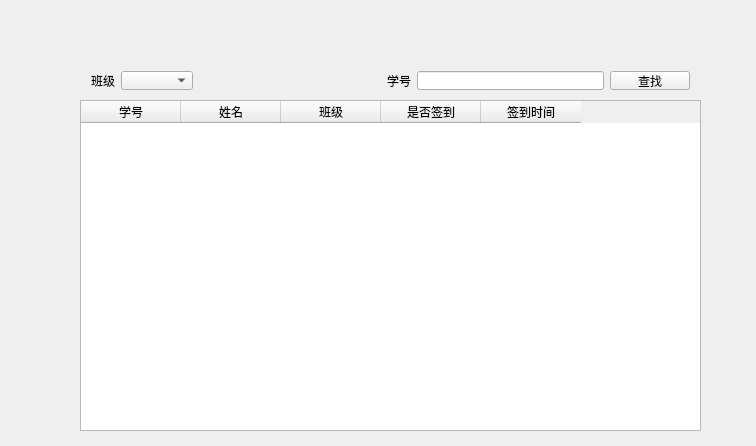
<?xml version="1.0" encoding="UTF-8"?>
<ui version="4.0">
 <class>Widget</class>
 <widget class="QWidget" name="Widget">
  <property name="geometry">
   <rect>
    <x>0</x>
    <y>0</y>
    <width>756</width>
    <height>446</height>
   </rect>
  </property>
  <property name="windowTitle">
   <string>Widget</string>
  </property>
  <widget class="QTableWidget" name="tableWidget">
   <property name="geometry">
    <rect>
     <x>80</x>
     <y>100</y>
     <width>621</width>
     <height>331</height>
    </rect>
   </property>
   <column>
    <property name="text">
     <string>学号</string>
    </property>
   </column>
   <column>
    <property name="text">
     <string>姓名</string>
    </property>
   </column>
   <column>
    <property name="text">
     <string>班级</string>
    </property>
   </column>
   <column>
    <property name="text">
     <string>是否签到</string>
    </property>
   </column>
   <column>
    <property name="text">
     <string>签到时间</string>
    </property>
   </column>
  </widget>
  <widget class="QWidget" name="">
   <property name="geometry">
    <rect>
     <x>80</x>
     <y>60</y>
     <width>621</width>
     <height>41</height>
    </rect>
   </property>
   <layout class="QHBoxLayout" name="horizontalLayout">
    <item>
     <widget class="QLabel" name="label">
      <property name="text">
       <string>班级</string>
      </property>
     </widget>
    </item>
    <item>
     <widget class="QComboBox" name="comboBox"/>
    </item>
    <item>
     <spacer name="horizontalSpacer">
      <property name="orientation">
       <enum>Qt::Horizontal</enum>
      </property>
      <property name="sizeHint" stdset="0">
       <size>
        <width>40</width>
        <height>20</height>
       </size>
      </property>
     </spacer>
    </item>
    <item>
     <widget class="QLabel" name="label_2">
      <property name="text">
       <string>学号</string>
      </property>
     </widget>
    </item>
    <item>
     <widget class="QLineEdit" name="lineEdit"/>
    </item>
    <item>
     <widget class="QPushButton" name="pushButton">
      <property name="text">
       <string>查找</string>
      </property>
     </widget>
    </item>
   </layout>
  </widget>
 </widget>
 <layoutdefault spacing="6" margin="11"/>
 <resources/>
 <connections/>
</ui>
